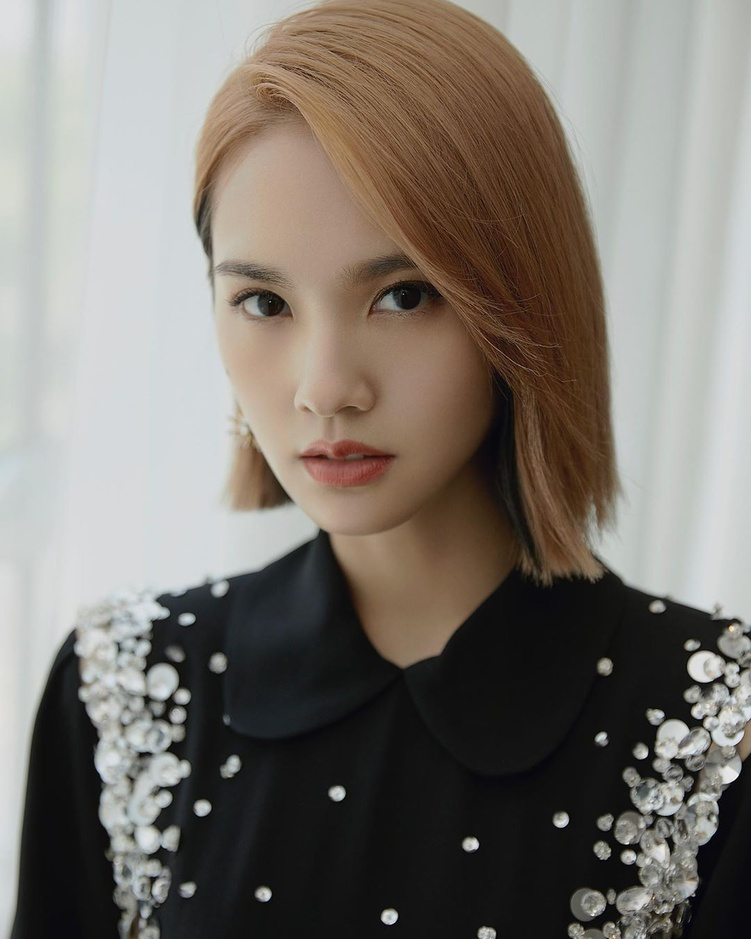
#> input picture rainie.jpg, 751 x 939 px, shrunk from 1080 x 1350 before the run
$ python face.py
#> lines starting #> are read from the running program, lines starting #| are printed output that depends on the picture; after the words box and inside, x2 and y2 are one past the last pixel; in counts of white or black regions, pixels touching at a corner belong together
# 辨識人臉(圖片)
import cv2

face_cascade = cv2.CascadeClassifier('haarcascade_frontalface_alt2.xml')
image = cv2.imread('rainie.jpg')
#> image is the input picture: shape (939, 751, 3); mean B, G, R 111.3, 118.4, 124.3
gray = cv2.cvtColor(image, cv2.COLOR_BGR2GRAY)
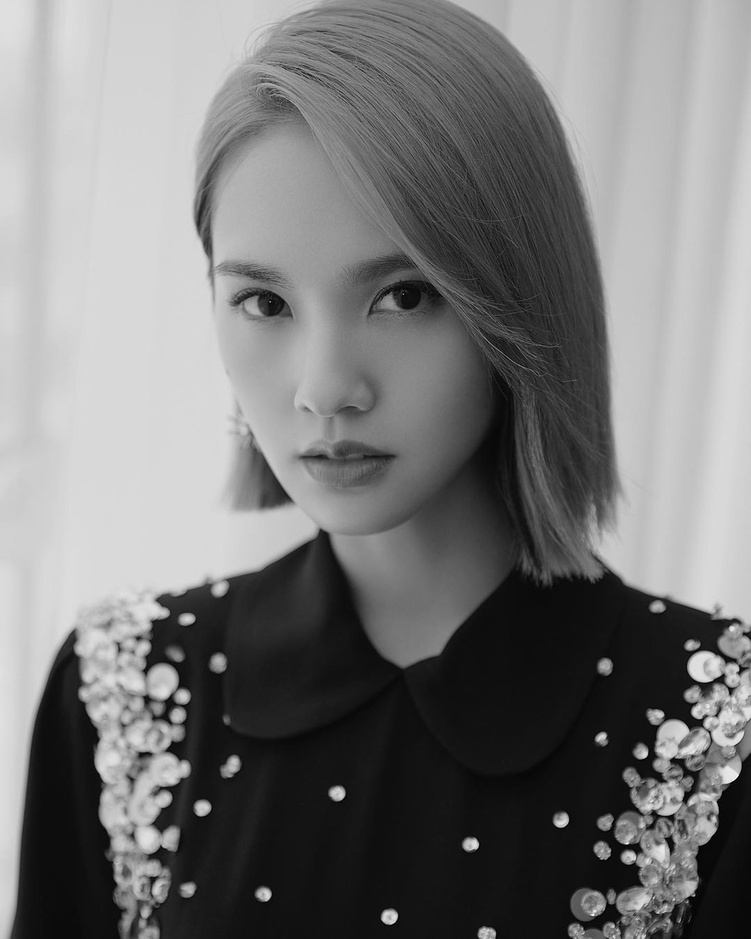
#> gray: shape (939, 751); min 0, max 255, mean 119.4

#faces = face_cascade.detectMultiScale(gray, 1.1, 3)
faces = face_cascade.detectMultiScale(gray, 1.05, 4)
#> faces = [[651, 722, 52, 52], [143, 162, 368, 368]]
for (x, y, w, h) in faces:
    image = cv2.rectangle(image, (x, y), (x + w, y + h), (0, 255, 0), 3)
#> this loop made 2 passes
#> pass 1, `image = cv2.rectangle(image, (x, y), (x + w, y + h), (0, 255, 0), 3)`:
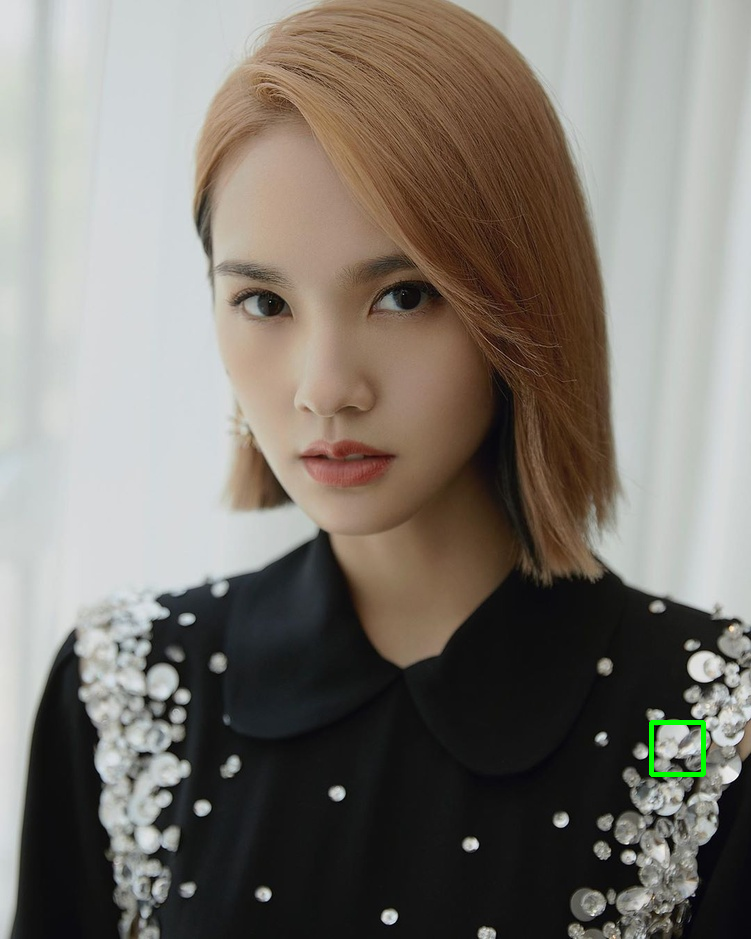
#> image: shape (939, 751, 3); 0.15% of pixels changed, all inside (x1, y1, x2, y2) = (649, 720, 706, 777)
#> pass 2, `image = cv2.rectangle(image, (x, y), (x + w, y + h), (0, 255, 0), 3)`:
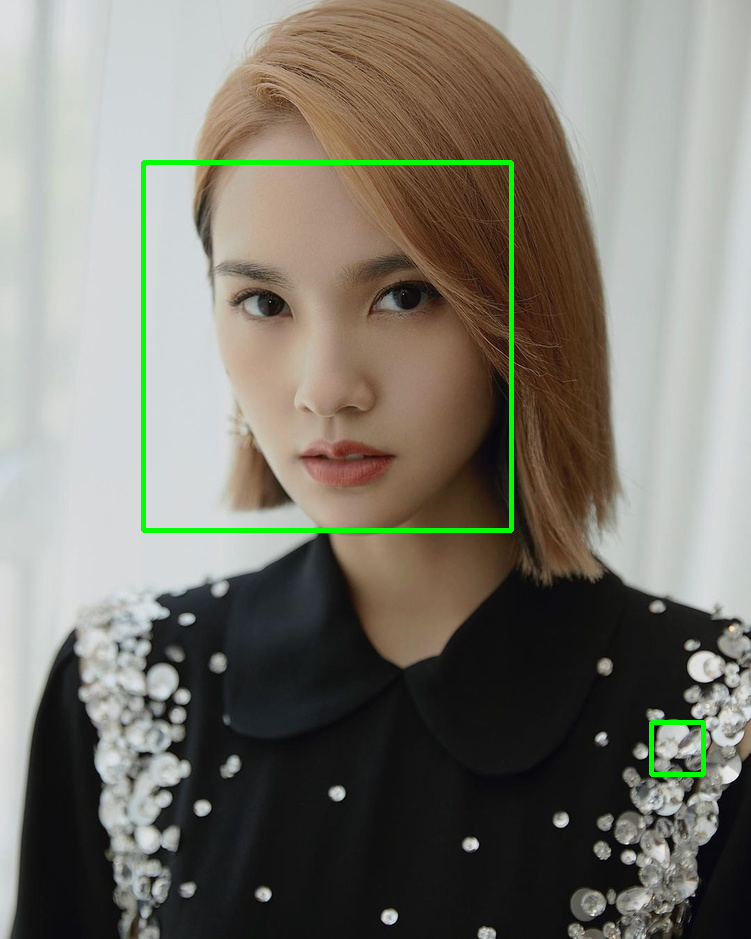
#> image: shape (939, 751, 3); 1.04% of pixels changed, all inside (x1, y1, x2, y2) = (141, 160, 514, 533)

cv2.namedWindow('video', cv2.WINDOW_NORMAL)
cv2.imshow('video', image)
cv2.waitKey(0)
cv2.destroyAllWindows()
